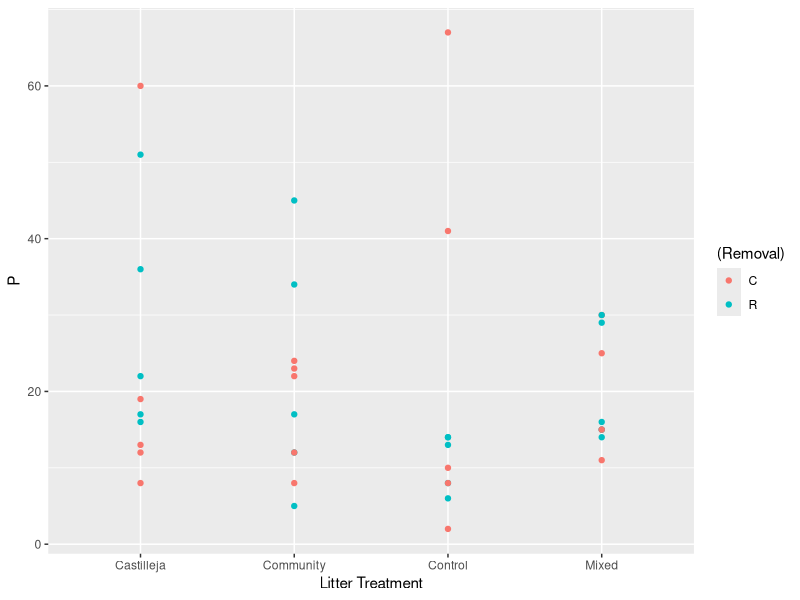
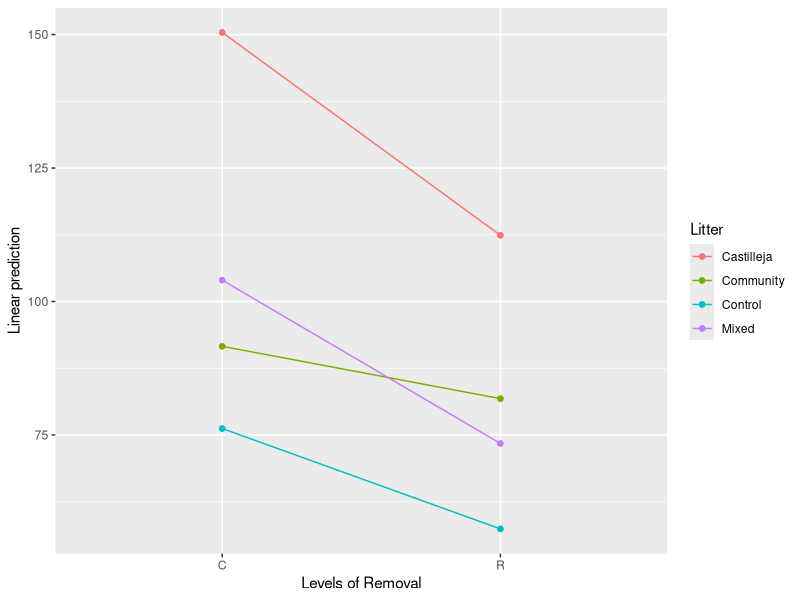
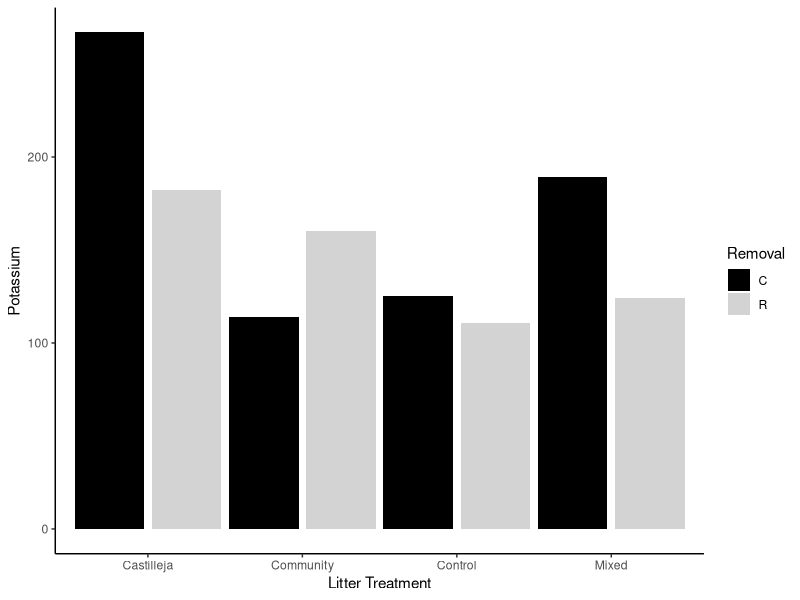

The R script that drew these images, in order: (Note: this script raises an error after producing the figures.)
#Belowground Analysis
setwd("/Users/jargrett/Desktop/Castilleja/Data Analysis/RMBL/2023 Argrett")

library(tidyverse)#for data wrangling and restructuring
library(plyr)#for data wrangling and restructuring
library(ggplot2)#for plotting
library(ggpubr)#extended functions for plotting
library(car)#for regression analysis
library(emmeans)#post-hoc analysis
library(lme4)#for modeling linear mixed effect models

soil <- read.csv("Soil Nutrients - Overwinter 2023.csv")
str(soil)
soil$Pair <- as.factor(soil$Pair)
soil$Plot <- as.factor(soil$Plot)
soil$Litter <- as.factor(soil$Litter)
soil$Removal <- as.factor(soil$Removal)
soil$Block <- as.factor(soil$Block)

nitrate <- ggplot(soil, aes(x = Litter, y = P)) +
  geom_point(aes(color = (Removal))) +
  labs(x = "Litter Treatment", y = "P")
  
nitrate


k.lmm <- lmer(K ~ Litter*Removal + (1|Block) + (1|Pair), data = soil)
summary(k.lmm)
Anova(k.lmm)
emmip(k.lmm, Litter ~ Removal)
emmeans(k.lmm, pairwise ~  Removal|Litter)

ggplot(data = soil, aes(x = Litter, y = K, fill = Removal)) +
  geom_bar(stat ="identity", position=position_dodge(1)) +
  labs(x = "Litter Treatment", y = "Potassium") +
  scale_fill_manual(values=c('black','lightgray')) +
  theme_classic()


Mn.lmm <- lmer(Mn ~ Removal + (1|Block) + (1|Pair), data = soil)
summary(Mn.lmm)
Anova(Mn.lmm)
emmip(Mn.lmm, Removal ~ Litter)
emmeans(Mn.lmm, pairwise ~ Removal)
